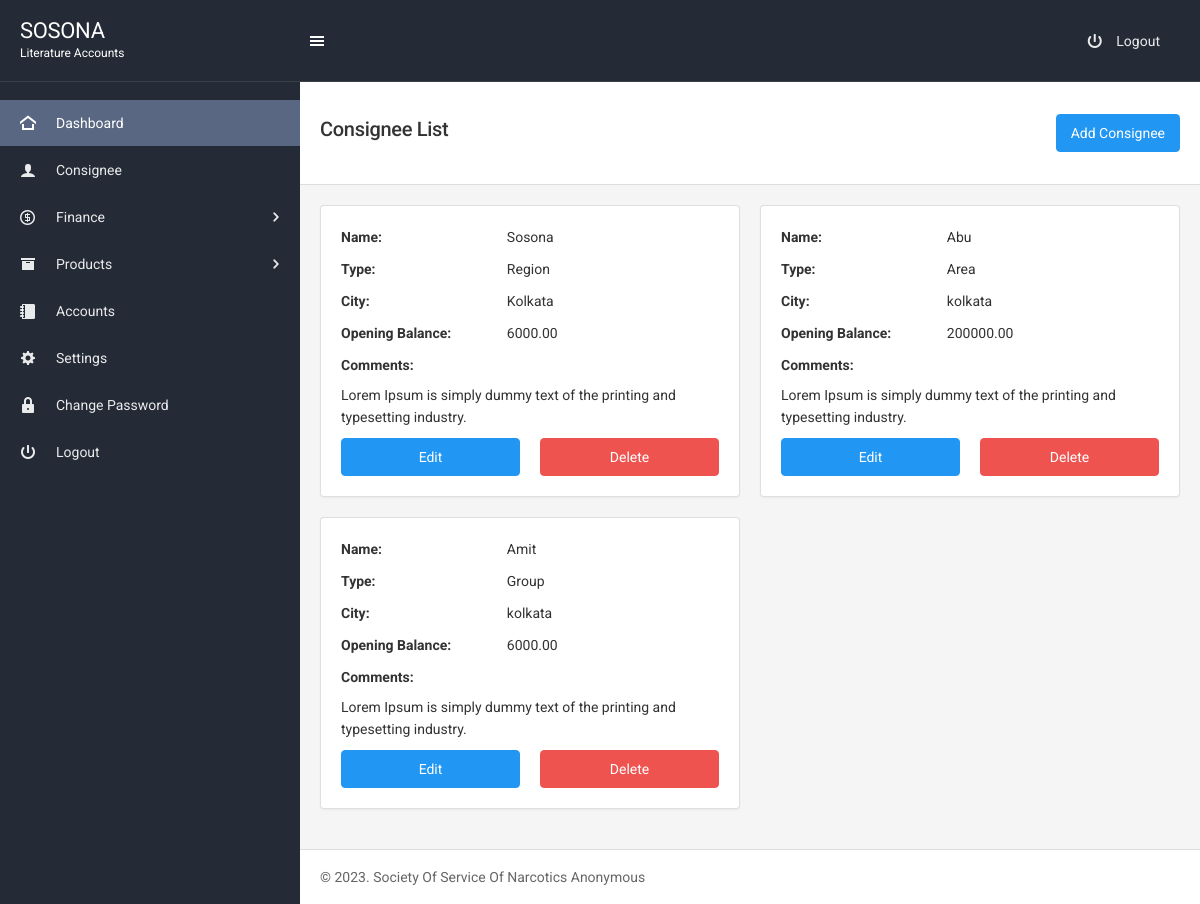
Before: /consignee-copy.php (signed in) with the older database file.
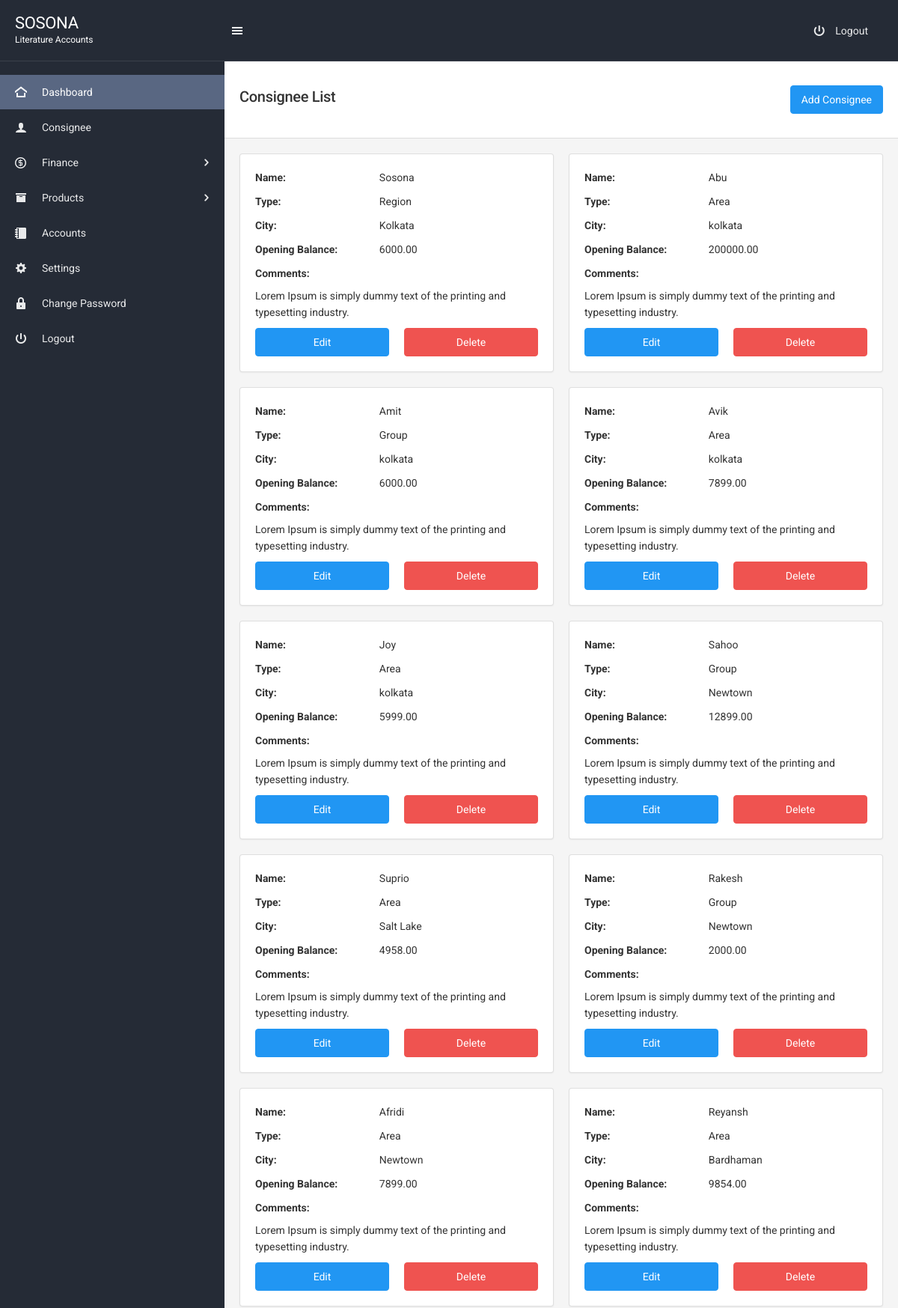
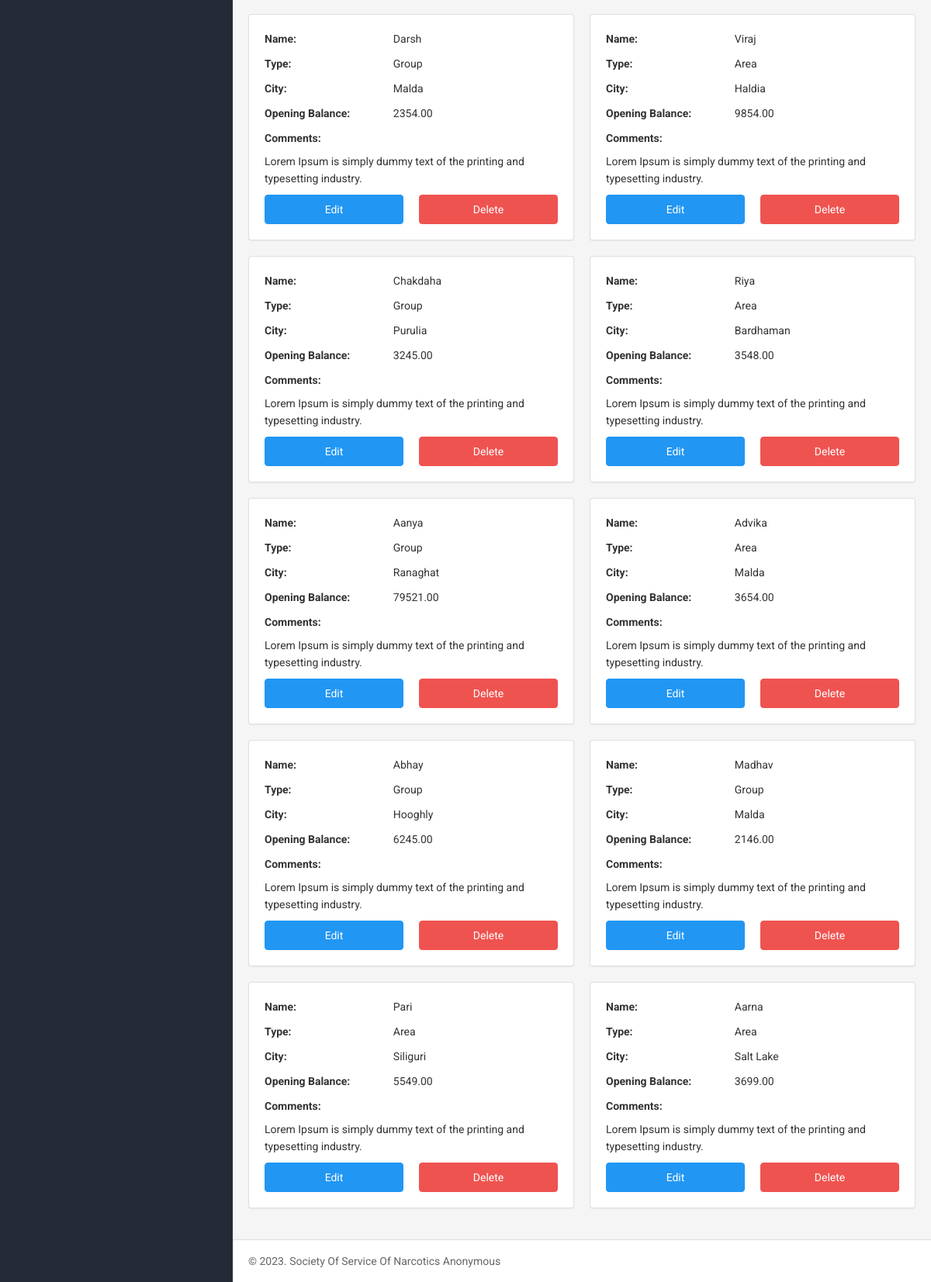
After: the same page with the newer database file (2 pictures, top to bottom).
### tables this page shows
CREATE TABLE `consignee` (
  `id` int(11) NOT NULL,
  `name` varchar(255) NOT NULL,
  `entry_type` varchar(255) NOT NULL COMMENT '1=sosona,2=area,3=group',
  `city` varchar(255) NOT NULL,
  `opening_bal_amt` float(9,2) NOT NULL,
  `as_on_date` date NOT NULL,
  `comments` longtext NOT NULL
);

### consignee-copy.php (the view, shortened to what this page needs)
<?php
include "includes/header.php";
?>
<?php
include "includes/top-navbar.php";
 ?>
<div class="page-content">
    <?php
    include "includes/left-sidebar.php";
     ?>
    <div class="content-wrapper">
        <div class="content-inner">
            <div class="page-header page-header-light">
                <div class="page-header-content header-elements-lg-inline">
                    <div class="page-title d-flex w-100">
                        <h4 class="mr-auto"><span class="font-weight-semibold">Consignee List</span></h4>
                        <a href="consignee-add-edit.php" class="btn btn-primary">Add Consignee</a>
                    </div>
                </div>
            </div>
            <div class="content">
                <div class="row">
                      <?php
                      $sel="SELECT *  FROM  consignee";
                      $rs=$conn->query($sel);
                      while($row=$rs->fetch_assoc()){
                    ?>
                    <div class="col-sm-6">
                        <div class="card">
                            <div class="card-body">
                                <div class="row">
                                    <div class="col-sm-5">
                                       <label class="font-weight-bold">Name:</label>
                                    </div>
                                    <div class="col-sm-7">
                                       <p><?php echo $row['name']; ?></p>
                                    </div>
                                </div>
                                <div class="row">
                                    <div class="col-sm-5">
                                       <label class="font-weight-bold">Type:</label>
                                    </div>
                                    <div class="col-sm-7">
                                       <p><?php echo $row['entry_type']; ?></p>
                                    </div>
                                </div>
                                <div class="row">
                                    <div class="col-sm-5">
                                       <label class="font-weight-bold">City:</label>
                                    </div>
                                    <div class="col-sm-7">
                                       <p><?php echo $row['city']; ?></p>
                                    </div>
                                </div>
                                <div class="row">
                                    <div class="col-sm-5">
                                       <label class="font-weight-bold">Opening Balance:</label>
                                    </div>
                                    <div class="col-sm-7">
                                       <p><?php echo $row['opening_bal_amt']; ?></p>
                                    </div>
                                </div>
                                <div class="row">
                                    <div class="col-sm-12">
                                       <label class="font-weight-bold">Comments:</label>
                                    </div>
                                    <div class="col-sm-12">
                                       <p><?php echo $row['comments']; ?></p>
                                    </div>
                                </div>
                                <div class="row">
                                    <div class="col-sm-6 mb-2 mb-sm-0">
                                       <a href="consignee-add-edit.php?id=<?php echo $row['id'];?>" class="btn btn-primary w-100">Edit</a>
                                    </div>
                                    <div class="col-sm-6">
                                       <a href="#" class="btn btn-danger w-100" data-toggle="modal" data-target="#confirmDeletet<?php echo $row['id'] ?>">Delete</a>
                                    </div>
                                </div>
                            </div>
                        </div>
                    </div>
                    <?php
                    }
                    ?>
                </div>
            </div>
<?php include "includes/footer.php"; ?>

### includes/header.php (shortened to what this page needs)
<!DOCTYPE html>
<html lang="en">
<head>
	<link href="assets/css/icons/icomoon/styles.min.css" rel="stylesheet" type="text/css">
	<link href="assets/css/icons/fontawesome/styles.min.css" rel="stylesheet" type="text/css">
	<link href="assets/css/all.min.css" rel="stylesheet" type="text/css">
	<link href="assets/css/style.css" rel="stylesheet" type="text/css">
</head>
<body>

### includes/top-navbar.php (shortened to what this page needs)
<div class="navbar navbar-expand-lg navbar-dark navbar-static">
	<div class="navbar-brand ml-2 ml-lg-0">
		<a href="index.php" class="d-inline-block">
			<h3 class="mb-0 sm-lh text-white">SOSONA</h3>
			<p class="logo-subtitle">Literature Accounts</p>
		</a>
	</div>
	<div class="align-self-center">
		<button type="button" class="btn btn-outline-light-100 text-white border-transparent btn-icon rounded-pill btn-sm sidebar-control sidebar-main-resize d-none d-lg-inline-flex">
			<i class="icon-menu7"></i>
		</button>
	</div>
	<div class="d-lg-flex justify-content-end align-items-center ml-auto d-none">
		<ul class="navbar-nav flex-row">
			<li class="nav-item">
				<a href="logout.php" class="navbar-nav-link">
					<i class="icon-switch2"></i>
					<span class="d-none d-lg-inline-block ml-2">Logout</span>
				</a>
			</li>
		</ul>
	</div>
</div>

### includes/left-sidebar.php (shortened to what this page needs)
<div class="sidebar sidebar-dark sidebar-main sidebar-expand-lg">
	<div class="sidebar-content">
		<div class="sidebar-section">
			<ul class="nav nav-sidebar" data-nav-type="accordion">
				<li class="nav-item">
					<a href="index.php" class="nav-link active">
						<i class="icon-home4"></i>
						<span>
							Dashboard
						</span>
					</a>
				</li>
				<li class="nav-item">
					<a href="consignee.php" class="nav-link">
						<i class="icon-user"></i>
						<span>Consignee</span>
					</a>
				</li>
				<li class="nav-item nav-item-submenu">
					<a href="#" class="nav-link"><i class="icon-coin-dollar"></i> <span>Finance</span></a>
				</li>
				<li class="nav-item nav-item-submenu">
					<a href="#" class="nav-link"><i class="icon-box"></i> <span>Products</span></a>
				</li>
				<li class="nav-item">
					<a href="accounts.php" class="nav-link">
						<i class="icon-notebook"></i>
						<span>Accounts</span>
					</a>
				</li>
				<li class="nav-item">
					<a href="settings.php" class="nav-link">
						<i class="icon-gear"></i>
						<span>Settings</span>
					</a>
				</li>
				<li class="nav-item">
					<a href="change-password.php" class="nav-link">
						<i class="icon-lock2"></i>
						<span>Change Password</span>
					</a>
				</li>
				<li class="nav-item">
					<a href="logout.php" class="nav-link">
						<i class="icon-switch2"></i>
						<span>Logout</span>
					</a>
				</li>
			</ul>
		</div>
	</div>
</div>

### includes/footer.php
<div class="navbar navbar-light border-bottom-0 border-top">
	<div id="navbar-footer">
		<span class="navbar-text">
			&copy; <?php echo date("Y"); ?>. Society Of Service Of Narcotics Anonymous
		</span>
	</div>
</div>
</div>
</div>
</div>
</body>
</html>

### assets/css/style.css (style rules this page uses)
.logo-subtitle { color: #fff; font-size: 12px; margin-bottom: 0; }
.sm-lh { line-height: 1.2em; }

Changed rows visible on the page:
added consignee: name "Avik", entry_type "Area", city "kolkata", opening_bal_amt "7899.00", comments "Lorem Ipsum is simply dummy text of the printing and typesetting industry."
added consignee: name "Joy", entry_type "Area", city "kolkata", opening_bal_amt "5999.00", comments "Lorem Ipsum is simply dummy text of the printing and typesetting industry."
added consignee: name "Sahoo", entry_type "Group", city "Newtown", opening_bal_amt "12899.00", comments "Lorem Ipsum is simply dummy text of the printing and typesetting industry."
added consignee: name "Suprio", entry_type "Area", city "Salt Lake", opening_bal_amt "4958.00", comments "Lorem Ipsum is simply dummy text of the printing and typesetting industry."
added consignee: name "Rakesh", entry_type "Group", city "Newtown", opening_bal_amt "2000.00", comments "Lorem Ipsum is simply dummy text of the printing and typesetting industry."
added consignee: name "Afridi", entry_type "Area", city "Newtown", opening_bal_amt "7899.00", comments "Lorem Ipsum is simply dummy text of the printing and typesetting industry."
added consignee: name "Reyansh", entry_type "Area", city "Bardhaman", opening_bal_amt "9854.00", comments "Lorem Ipsum is simply dummy text of the printing and typesetting industry."
added consignee: name "Darsh", entry_type "Group", city "Malda", opening_bal_amt "2354.00", comments "Lorem Ipsum is simply dummy text of the printing and typesetting industry."
added consignee: name "Viraj", entry_type "Area", city "Haldia", opening_bal_amt "9854.00", comments "Lorem Ipsum is simply dummy text of the printing and typesetting industry."
added consignee: name "Chakdaha", entry_type "Group", city "Purulia", opening_bal_amt "3245.00", comments "Lorem Ipsum is simply dummy text of the printing and typesetting industry."
added consignee: name "Riya", entry_type "Area", city "Bardhaman", opening_bal_amt "3548.00", comments "Lorem Ipsum is simply dummy text of the printing and typesetting industry."
added consignee: name "Aanya", entry_type "Group", city "Ranaghat", opening_bal_amt "79521.00", comments "Lorem Ipsum is simply dummy text of the printing and typesetting industry."
added consignee: name "Advika", entry_type "Area", city "Malda", opening_bal_amt "3654.00", comments "Lorem Ipsum is simply dummy text of the printing and typesetting industry."
added consignee: name "Abhay", entry_type "Group", city "Hooghly", opening_bal_amt "6245.00", comments "Lorem Ipsum is simply dummy text of the printing and typesetting industry."
added consignee: name "Madhav", entry_type "Group", city "Malda", opening_bal_amt "2146.00", comments "Lorem Ipsum is simply dummy text of the printing and typesetting industry."
added consignee: name "Pari", entry_type "Area", city "Siliguri", opening_bal_amt "5549.00", comments "Lorem Ipsum is simply dummy text of the printing and typesetting industry."
added consignee: name "Aarna", entry_type "Area", city "Salt Lake", opening_bal_amt "3699.00", comments "Lorem Ipsum is simply dummy text of the printing and typesetting industry."
